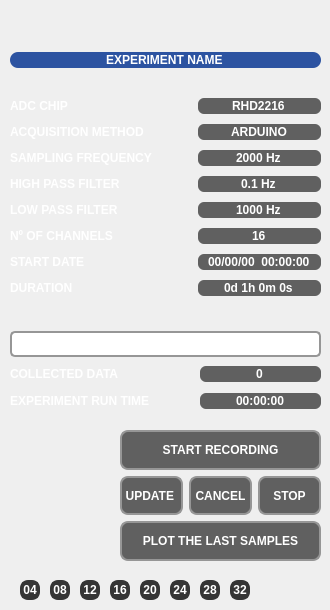
        <widget class="QWidget" name="record_tab">
         <attribute name="title">
          <string>RECORD</string>
         </attribute>
         <widget class="QFrame" name="record_show_frame">
          <property name="enabled">
           <bool>false</bool>
          </property>
          <property name="geometry">
           <rect>
            <x>10</x>
            <y>30</y>
            <width>311</width>
            <height>571</height>
           </rect>
          </property>
          <property name="styleSheet">
           <string notr="true">QLabel{color:#FFFFFF;font:7pt&quot;DejaVu Sans&quot;;font-weight:bold;}QLineEdit{border:#969696;background-color:#606060;border-radius:6px;color:#FFFFFF;font:7pt&quot;DejaVu Sans&quot;;font-weight:bold;}
QProgressBar { border: 2px solid #969696;border-radius:5px;text-align:center;color:#FFFFFF;font:10pt&quot;DejaVu Sans&quot;;font-weight:bold;}QProgressBar::chunk{background-color:#2C53A1;width:20px;}
</string>
          </property>
          <widget class="QPushButton" name="zoom_in_04_button">
           <property name="geometry">
            <rect>
             <x>10</x>
             <y>550</y>
             <width>20</width>
             <height>20</height>
            </rect>
           </property>
           <property name="styleSheet">
            <string notr="true">QPushButton{border:2px solid #353535;border-radius:8px;background-color:#353535;color:#FFFFFF;font:8pt&quot;DejaVu Sans&quot;;font-weight:bold;}QPushButton:pressed{border:2px solid #A21F27;border-radius:8px;background-color:#A21F27;color:#FFFFFF;}</string>
           </property>
           <property name="text">
            <string>04</string>
           </property>
          </widget>
          <widget class="QPushButton" name="zoom_in_08_button">
           <property name="geometry">
            <rect>
             <x>40</x>
             <y>550</y>
             <width>20</width>
             <height>20</height>
            </rect>
           </property>
           <property name="styleSheet">
            <string notr="true">QPushButton{border:2px solid #353535;border-radius:8px;background-color:#353535;color:#FFFFFF;font:8pt&quot;DejaVu Sans&quot;;font-weight:bold;}QPushButton:pressed{border:2px solid #A21F27;border-radius:8px;background-color:#A21F27;color:#FFFFFF;}</string>
           </property>
           <property name="text">
            <string>08</string>
           </property>
          </widget>
          <widget class="QPushButton" name="zoom_in_16_button">
           <property name="geometry">
            <rect>
             <x>100</x>
             <y>550</y>
             <width>20</width>
             <height>20</height>
            </rect>
           </property>
           <property name="styleSheet">
            <string notr="true">QPushButton{border:2px solid #353535;border-radius:8px;background-color:#353535;color:#FFFFFF;font:8pt&quot;DejaVu Sans&quot;;font-weight:bold;}QPushButton:pressed{border:2px solid #A21F27;border-radius:8px;background-color:#A21F27;color:#FFFFFF;}</string>
           </property>
           <property name="text">
            <string>16</string>
           </property>
          </widget>
          <widget class="QPushButton" name="zoom_in_12_button">
           <property name="geometry">
            <rect>
             <x>70</x>
             <y>550</y>
             <width>20</width>
             <height>20</height>
            </rect>
           </property>
           <property name="styleSheet">
            <string notr="true">QPushButton{border:2px solid #353535;border-radius:8px;background-color:#353535;color:#FFFFFF;font:8pt&quot;DejaVu Sans&quot;;font-weight:bold;}QPushButton:pressed{border:2px solid #A21F27;border-radius:8px;background-color:#A21F27;color:#FFFFFF;}</string>
           </property>
           <property name="text">
            <string>12</string>
           </property>
          </widget>
          <widget class="QPushButton" name="zoom_in_24_button">
           <property name="geometry">
            <rect>
             <x>160</x>
             <y>550</y>
             <width>20</width>
             <height>20</height>
            </rect>
           </property>
           <property name="styleSheet">
            <string notr="true">QPushButton{border:2px solid #353535;border-radius:8px;background-color:#353535;color:#FFFFFF;font:8pt&quot;DejaVu Sans&quot;;font-weight:bold;}QPushButton:pressed{border:2px solid #A21F27;border-radius:8px;background-color:#A21F27;color:#FFFFFF;}</string>
           </property>
           <property name="text">
            <string>24</string>
           </property>
          </widget>
          <widget class="QPushButton" name="zoom_in_20_button">
           <property name="geometry">
            <rect>
             <x>130</x>
             <y>550</y>
             <width>20</width>
             <height>20</height>
            </rect>
           </property>
           <property name="styleSheet">
            <string notr="true">QPushButton{border:2px solid #353535;border-radius:8px;background-color:#353535;color:#FFFFFF;font:8pt&quot;DejaVu Sans&quot;;font-weight:bold;}QPushButton:pressed{border:2px solid #A21F27;border-radius:8px;background-color:#A21F27;color:#FFFFFF;}</string>
           </property>
           <property name="text">
            <string>20</string>
           </property>
          </widget>
          <widget class="QPushButton" name="zoom_in_32_button">
           <property name="geometry">
            <rect>
             <x>220</x>
             <y>550</y>
             <width>20</width>
             <height>20</height>
            </rect>
           </property>
           <property name="styleSheet">
            <string notr="true">QPushButton{border:2px solid #353535;border-radius:8px;background-color:#353535;color:#FFFFFF;font:8pt&quot;DejaVu Sans&quot;;font-weight:bold;}QPushButton:pressed{border:2px solid #A21F27;border-radius:8px;background-color:#A21F27;color:#FFFFFF;}</string>
           </property>
           <property name="text">
            <string>32</string>
           </property>
          </widget>
          <widget class="QPushButton" name="zoom_in_28_button">
           <property name="geometry">
            <rect>
             <x>190</x>
             <y>550</y>
             <width>20</width>
             <height>20</height>
            </rect>
           </property>
           <property name="styleSheet">
            <string notr="true">QPushButton{border:2px solid #353535;border-radius:8px;background-color:#353535;color:#FFFFFF;font:8pt&quot;DejaVu Sans&quot;;font-weight:bold;}QPushButton:pressed{border:2px solid #A21F27;border-radius:8px;background-color:#A21F27;color:#FFFFFF;}</string>
           </property>
           <property name="text">
            <string>28</string>
           </property>
          </widget>
          <widget class="QLabel" name="logo_image_label2">
           <property name="geometry">
            <rect>
             <x>10</x>
             <y>410</y>
             <width>91</width>
             <height>121</height>
            </rect>
           </property>
           <property name="text">
            <string/>
           </property>
           <property name="pixmap">
            <pixmap>icon/NNC_logo.png</pixmap>
           </property>
           <property name="scaledContents">
            <bool>true</bool>
           </property>
           <property name="alignment">
            <set>Qt::AlignCenter</set>
           </property>
          </widget>
          <widget class="QWidget" name="layoutWidget">
           <property name="geometry">
            <rect>
             <x>0</x>
             <y>0</y>
             <width>311</width>
             <height>291</height>
            </rect>
           </property>
           <layout class="QVBoxLayout" name="verticalLayout">
            <item>
             <widget class="QLineEdit" name="experiment_name_lineshow">
              <property name="styleSheet">
               <string notr="true">QLineEdit{border:#969696;background-color:#2C53A1;border-radius:8px;color:#FFFFFF;font:7pt&quot;helvetica&quot;;font-weight:bold;}</string>
              </property>
              <property name="text">
               <string notr="true">EXPERIMENT NAME</string>
              </property>
              <property name="alignment">
               <set>Qt::AlignCenter</set>
              </property>
              <property name="dragEnabled">
               <bool>false</bool>
              </property>
              <property name="readOnly">
               <bool>true</bool>
              </property>
             </widget>
            </item>
            <item>
             <layout class="QGridLayout" name="gridLayout_13">
              <item row="0" column="0">
               <widget class="QLabel" name="label_46">
                <property name="text">
                 <string notr="true">ADC CHIP</string>
                </property>
                <property name="alignment">
                 <set>Qt::AlignLeading|Qt::AlignLeft|Qt::AlignVCenter</set>
                </property>
               </widget>
              </item>
              <item row="0" column="2">
               <widget class="QLineEdit" name="chip_lineshow">
                <property name="text">
                 <string notr="true">RHD2216</string>
                </property>
                <property name="alignment">
                 <set>Qt::AlignCenter</set>
                </property>
                <property name="dragEnabled">
                 <bool>false</bool>
                </property>
                <property name="readOnly">
                 <bool>true</bool>
                </property>
               </widget>
              </item>
              <item row="1" column="0">
               <widget class="QLabel" name="label_52">
                <property name="text">
                 <string notr="true">ACQUISITION METHOD</string>
                </property>
                <property name="alignment">
                 <set>Qt::AlignLeading|Qt::AlignLeft|Qt::AlignVCenter</set>
                </property>
               </widget>
              </item>
              <item row="5" column="0">
               <widget class="QLabel" name="label_53">
                <property name="text">
                 <string notr="true">Nº OF CHANNELS</string>
                </property>
                <property name="alignment">
                 <set>Qt::AlignLeading|Qt::AlignLeft|Qt::AlignVCenter</set>
                </property>
               </widget>
              </item>
              <item row="2" column="2">
               <widget class="QLineEdit" name="sampling_frequency_lineshow">
                <property name="text">
                 <string notr="true">2000 Hz</string>
                </property>
                <property name="alignment">
                 <set>Qt::AlignCenter</set>
                </property>
                <property name="dragEnabled">
                 <bool>false</bool>
                </property>
                <property name="readOnly">
                 <bool>true</bool>
                </property>
               </widget>
              </item>
              <item row="5" column="2">
               <widget class="QLineEdit" name="number_channels_lineshow">
                <property name="text">
                 <string notr="true">16</string>
                </property>
                <property name="alignment">
                 <set>Qt::AlignCenter</set>
                </property>
                <property name="dragEnabled">
                 <bool>false</bool>
                </property>
                <property name="readOnly">
                 <bool>true</bool>
                </property>
               </widget>
              </item>
              <item row="6" column="0">
               <widget class="QLabel" name="label_48">
                <property name="text">
                 <string notr="true">START DATE</string>
                </property>
                <property name="alignment">
                 <set>Qt::AlignLeading|Qt::AlignLeft|Qt::AlignVCenter</set>
                </property>
               </widget>
              </item>
              <item row="2" column="0">
               <widget class="QLabel" name="label_43">
                <property name="text">
                 <string notr="true">SAMPLING FREQUENCY</string>
                </property>
                <property name="alignment">
                 <set>Qt::AlignLeading|Qt::AlignLeft|Qt::AlignVCenter</set>
                </property>
               </widget>
              </item>
              <item row="4" column="0">
               <widget class="QLabel" name="label_45">
                <property name="text">
                 <string notr="true">LOW PASS FILTER</string>
                </property>
                <property name="alignment">
                 <set>Qt::AlignLeading|Qt::AlignLeft|Qt::AlignVCenter</set>
                </property>
               </widget>
              </item>
              <item row="1" column="2">
               <widget class="QLineEdit" name="method_lineshow">
                <property name="text">
                 <string notr="true">ARDUINO</string>
                </property>
                <property name="alignment">
                 <set>Qt::AlignCenter</set>
                </property>
                <property name="dragEnabled">
                 <bool>false</bool>
                </property>
                <property name="readOnly">
                 <bool>true</bool>
                </property>
               </widget>
              </item>
              <item row="3" column="2">
               <widget class="QLineEdit" name="highpass_frequency_lineshow">
                <property name="text">
                 <string notr="true">0.1 Hz</string>
                </property>
                <property name="alignment">
                 <set>Qt::AlignCenter</set>
                </property>
                <property name="dragEnabled">
                 <bool>false</bool>
                </property>
                <property name="readOnly">
                 <bool>true</bool>
                </property>
               </widget>
              </item>
              <item row="3" column="0">
               <widget class="QLabel" name="label_44">
                <property name="text">
                 <string notr="true">HIGH PASS FILTER</string>
                </property>
                <property name="alignment">
                 <set>Qt::AlignLeading|Qt::AlignLeft|Qt::AlignVCenter</set>
                </property>
               </widget>
              </item>
              <item row="4" column="2">
               <widget class="QLineEdit" name="lowpass_frequency_lineshow">
                <property name="text">
                 <string notr="true">1000 Hz</string>
                </property>
                <property name="alignment">
                 <set>Qt::AlignCenter</set>
                </property>
                <property name="dragEnabled">
                 <bool>false</bool>
                </property>
                <property name="readOnly">
                 <bool>true</bool>
                </property>
               </widget>
              </item>
              <item row="7" column="0">
               <widget class="QLabel" name="label_47">
                <property name="text">
                 <string notr="true">DURATION</string>
                </property>
                <property name="alignment">
                 <set>Qt::AlignLeading|Qt::AlignLeft|Qt::AlignVCenter</set>
                </property>
               </widget>
              </item>
              <item row="6" column="2">
               <widget class="QLineEdit" name="start_duration_lineshow">
                <property name="text">
                 <string notr="true">00/00/00  00:00:00</string>
                </property>
                <property name="alignment">
                 <set>Qt::AlignCenter</set>
                </property>
                <property name="dragEnabled">
                 <bool>false</bool>
                </property>
                <property name="readOnly">
                 <bool>true</bool>
                </property>
               </widget>
              </item>
              <item row="7" column="2">
               <widget class="QLineEdit" name="duration_time_lineshow">
                <property name="text">
                 <string notr="true">0d 1h 0m 0s</string>
                </property>
                <property name="alignment">
                 <set>Qt::AlignCenter</set>
                </property>
                <property name="dragEnabled">
                 <bool>false</bool>
                </property>
                <property name="readOnly">
                 <bool>true</bool>
                </property>
               </widget>
              </item>
              <item row="0" column="1">
               <spacer name="horizontalSpacer_2">
                <property name="orientation">
                 <enum>Qt::Horizontal</enum>
                </property>
                <property name="sizeType">
                 <enum>QSizePolicy::Fixed</enum>
                </property>
                <property name="sizeHint" stdset="0">
                 <size>
                  <width>40</width>
                  <height>20</height>
                 </size>
                </property>
               </spacer>
              </item>
              <item row="1" column="1">
               <spacer name="horizontalSpacer_3">
                <property name="orientation">
                 <enum>Qt::Horizontal</enum>
                </property>
                <property name="sizeType">
                 <enum>QSizePolicy::Fixed</enum>
                </property>
                <property name="sizeHint" stdset="0">
                 <size>
                  <width>40</width>
                  <height>20</height>
                 </size>
                </property>
               </spacer>
              </item>
              <item row="2" column="1">
               <spacer name="horizontalSpacer_4">
                <property name="orientation">
                 <enum>Qt::Horizontal</enum>
                </property>
                <property name="sizeType">
                 <enum>QSizePolicy::Fixed</enum>
                </property>
                <property name="sizeHint" stdset="0">
                 <size>
                  <width>40</width>
                  <height>20</height>
                 </size>
                </property>
               </spacer>
              </item>
              <item row="3" column="1">
               <spacer name="horizontalSpacer_5">
                <property name="orientation">
                 <enum>Qt::Horizontal</enum>
                </property>
                <property name="sizeType">
                 <enum>QSizePolicy::Fixed</enum>
                </property>
                <property name="sizeHint" stdset="0">
                 <size>
                  <width>40</width>
                  <height>20</height>
                 </size>
                </property>
               </spacer>
              </item>
              <item row="4" column="1">
               <spacer name="horizontalSpacer_6">
                <property name="orientation">
                 <enum>Qt::Horizontal</enum>
                </property>
                <property name="sizeType">
                 <enum>QSizePolicy::Fixed</enum>
                </property>
                <property name="sizeHint" stdset="0">
                 <size>
                  <width>40</width>
                  <height>20</height>
                 </size>
                </property>
               </spacer>
              </item>
              <item row="5" column="1">
               <spacer name="horizontalSpacer_7">
                <property name="orientation">
                 <enum>Qt::Horizontal</enum>
                </property>
                <property name="sizeType">
                 <enum>QSizePolicy::Fixed</enum>
                </property>
                <property name="sizeHint" stdset="0">
                 <size>
                  <width>40</width>
                  <height>20</height>
                 </size>
                </property>
               </spacer>
              </item>
              <item row="6" column="1">
               <spacer name="horizontalSpacer_8">
                <property name="orientation">
                 <enum>Qt::Horizontal</enum>
                </property>
                <property name="sizeType">
                 <enum>QSizePolicy::Fixed</enum>
                </property>
                <property name="sizeHint" stdset="0">
                 <size>
                  <width>40</width>
                  <height>20</height>
                 </size>
                </property>
               </spacer>
              </item>
              <item row="7" column="1">
               <spacer name="horizontalSpacer_9">
                <property name="orientation">
                 <enum>Qt::Horizontal</enum>
                </property>
                <property name="sizeType">
                 <enum>QSizePolicy::Fixed</enum>
                </property>
                <property name="sizeHint" stdset="0">
                 <size>
                  <width>40</width>
                  <height>20</height>
                 </size>
                </property>
               </spacer>
              </item>
             </layout>
            </item>
           </layout>
          </widget>
          <widget class="QWidget" name="layoutWidget">
           <property name="geometry">
            <rect>
             <x>0</x>
             <y>300</y>
             <width>311</width>
             <height>82</height>
            </rect>
           </property>
           <layout class="QGridLayout" name="gridLayout_14">
            <item row="0" column="0" colspan="3">
             <widget class="QProgressBar" name="progress_bar">
              <property name="value">
               <number>0</number>
              </property>
             </widget>
            </item>
            <item row="1" column="0">
             <widget class="QLabel" name="label_54">
              <property name="text">
               <string notr="true">COLLECTED DATA</string>
              </property>
              <property name="alignment">
               <set>Qt::AlignLeading|Qt::AlignLeft|Qt::AlignVCenter</set>
              </property>
             </widget>
            </item>
            <item row="1" column="2">
             <widget class="QLineEdit" name="collected_data_lineshow">
              <property name="text">
               <string notr="true">0</string>
              </property>
              <property name="alignment">
               <set>Qt::AlignCenter</set>
              </property>
             </widget>
            </item>
            <item row="2" column="0">
             <widget class="QLabel" name="label_55">
              <property name="text">
               <string notr="true">EXPERIMENT RUN TIME</string>
              </property>
              <property name="alignment">
               <set>Qt::AlignLeading|Qt::AlignLeft|Qt::AlignVCenter</set>
              </property>
             </widget>
            </item>
            <item row="2" column="2">
             <widget class="QLineEdit" name="run_time_lineshow">
              <property name="text">
               <string notr="true">00:00:00</string>
              </property>
              <property name="alignment">
               <set>Qt::AlignCenter</set>
              </property>
             </widget>
            </item>
            <item row="2" column="1">
             <spacer name="horizontalSpacer_10">
              <property name="orientation">
               <enum>Qt::Horizontal</enum>
              </property>
              <property name="sizeHint" stdset="0">
               <size>
                <width>40</width>
                <height>20</height>
               </size>
              </property>
             </spacer>
            </item>
            <item row="1" column="1">
             <spacer name="horizontalSpacer_11">
              <property name="orientation">
               <enum>Qt::Horizontal</enum>
              </property>
              <property name="sizeHint" stdset="0">
               <size>
                <width>40</width>
                <height>20</height>
               </size>
              </property>
             </spacer>
            </item>
           </layout>
          </widget>
          <widget class="QWidget" name="layoutWidget">
           <property name="geometry">
            <rect>
             <x>110</x>
             <y>400</y>
             <width>201</width>
             <height>131</height>
            </rect>
           </property>
           <layout class="QVBoxLayout" name="verticalLayout_2">
            <item>
             <widget class="QPushButton" name="start_recording_button">
              <property name="sizePolicy">
               <sizepolicy hsizetype="Minimum" vsizetype="Preferred">
                <horstretch>0</horstretch>
                <verstretch>0</verstretch>
               </sizepolicy>
              </property>
              <property name="cursor">
               <cursorShape>PointingHandCursor</cursorShape>
              </property>
              <property name="styleSheet">
               <string notr="true">QPushButton{border:2px solid #A21F27;border-radius:8px;background-color:#2C53A1;color:#FFFFFF;font:10pt&quot;DejaVu Sans&quot;;font-weight:bold;}QPushButton:pressed{border:2px solid #A21F27;border-radius:8px;background-color:#A21F27;color:#FFFFFF;}QPushButton::!enabled{border:2px solid #969696;border-radius:8px;background-color:#606060;color:#FFFFFF;font:10pt&quot;DejaVu Sans&quot;;font-weight:bold;}</string>
              </property>
              <property name="text">
               <string notr="true">START RECORDING</string>
              </property>
              <property name="checked">
               <bool>false</bool>
              </property>
             </widget>
            </item>
            <item>
             <layout class="QHBoxLayout" name="horizontalLayout">
              <item>
               <widget class="QPushButton" name="update_statistics_button">
                <property name="sizePolicy">
                 <sizepolicy hsizetype="Minimum" vsizetype="Preferred">
                  <horstretch>0</horstretch>
                  <verstretch>0</verstretch>
                 </sizepolicy>
                </property>
                <property name="cursor">
                 <cursorShape>PointingHandCursor</cursorShape>
                </property>
                <property name="styleSheet">
                 <string notr="true">QPushButton{border:2px solid #A21F27;border-radius:8px;background-color:#2C53A1;color:#FFFFFF;font:7pt&quot;DejaVu Sans&quot;;font-weight:bold;}QPushButton:pressed{border:2px solid #A21F27;border-radius:8px;background-color:#A21F27;color:#FFFFFF;}QPushButton::!enabled{border:2px solid #969696;border-radius:8px;background-color:#606060;color:#FFFFFF;font:7pt&quot;DejaVu Sans&quot;;font-weight:bold;}</string>
                </property>
                <property name="text">
                 <string notr="true">UPDATE </string>
                </property>
                <property name="checked">
                 <bool>false</bool>
                </property>
               </widget>
              </item>
              <item>
               <widget class="QPushButton" name="cancel_button">
                <property name="sizePolicy">
                 <sizepolicy hsizetype="Minimum" vsizetype="Preferred">
                  <horstretch>0</horstretch>
                  <verstretch>0</verstretch>
                 </sizepolicy>
                </property>
                <property name="cursor">
                 <cursorShape>PointingHandCursor</cursorShape>
                </property>
                <property name="styleSheet">
                 <string notr="true">QPushButton{border:2px solid #A21F27;border-radius:8px;background-color:#2C53A1;color:#FFFFFF;font:7pt&quot;DejaVu Sans&quot;;font-weight:bold;}QPushButton:pressed{border:2px solid #A21F27;border-radius:8px;background-color:#A21F27;color:#FFFFFF;}QPushButton::!enabled{border:2px solid #969696;border-radius:8px;background-color:#606060;color:#FFFFFF;font:7pt&quot;DejaVu Sans&quot;;font-weight:bold;}</string>
                </property>
                <property name="text">
                 <string notr="true">CANCEL</string>
                </property>
                <property name="checked">
                 <bool>false</bool>
                </property>
               </widget>
              </item>
              <item>
               <widget class="QPushButton" name="stop_button">
                <property name="sizePolicy">
                 <sizepolicy hsizetype="Minimum" vsizetype="Preferred">
                  <horstretch>0</horstretch>
                  <verstretch>0</verstretch>
                 </sizepolicy>
                </property>
                <property name="cursor">
                 <cursorShape>PointingHandCursor</cursorShape>
                </property>
                <property name="styleSheet">
                 <string notr="true">QPushButton{border:2px solid #A21F27;border-radius:8px;background-color:#2C53A1;color:#FFFFFF;font:7pt&quot;DejaVu Sans&quot;;font-weight:bold;}QPushButton:pressed{border:2px solid #A21F27;border-radius:8px;background-color:#A21F27;color:#FFFFFF;}QPushButton::!enabled{border:2px solid #969696;border-radius:8px;background-color:#606060;color:#FFFFFF;font:7pt&quot;DejaVu Sans&quot;;font-weight:bold;}</string>
                </property>
                <property name="text">
                 <string notr="true">STOP</string>
                </property>
                <property name="checked">
                 <bool>false</bool>
                </property>
               </widget>
              </item>
             </layout>
            </item>
            <item>
             <widget class="QPushButton" name="plot_next_button">
              <property name="enabled">
               <bool>false</bool>
              </property>
              <property name="sizePolicy">
               <sizepolicy hsizetype="Minimum" vsizetype="Preferred">
                <horstretch>0</horstretch>
                <verstretch>0</verstretch>
               </sizepolicy>
              </property>
              <property name="cursor">
               <cursorShape>PointingHandCursor</cursorShape>
              </property>
              <property name="styleSheet">
               <string notr="true">QPushButton{border:2px solid #A21F27;border-radius:8px;background-color:#2C53A1;color:#FFFFFF;font:8pt&quot;DejaVu Sans&quot;;font-weight:bold;}QPushButton:pressed{border:2px solid #A21F27;border-radius:8px;background-color:#A21F27;color:#FFFFFF;}QPushButton::!enabled{border:2px solid #969696;border-radius:8px;background-color:#606060;color:#FFFFFF;font:8pt&quot;DejaVu Sans&quot;;font-weight:bold;}</string>
              </property>
              <property name="text">
               <string notr="true">PLOT THE LAST SAMPLES</string>
              </property>
              <property name="checked">
               <bool>false</bool>
              </property>
             </widget>
            </item>
           </layout>
          </widget>
         </widget>
        </widget>
